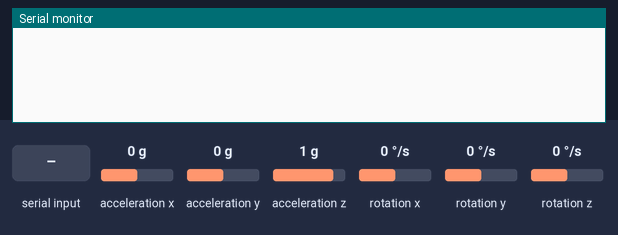
The sketch below on a simulated Arduino Uno, built with avr-gcc and run on an emulated ATmega328P. Shown: the last lines printed to the serial monitor. The test bench sets the inputs (shaded band); at power-on: acceleration x 0 g, acceleration y 0 g, acceleration z 1 g, rotation x 0 °/s, rotation y 0 °/s, rotation z 0 °/s.

Above: at 1.2 s.
1.3 s: "1\n" received over Serial
At 1.41 s:
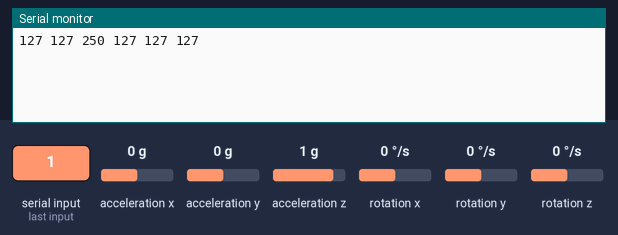
3.2 s: acceleration x set to -1.4 g
At 3.2 s:
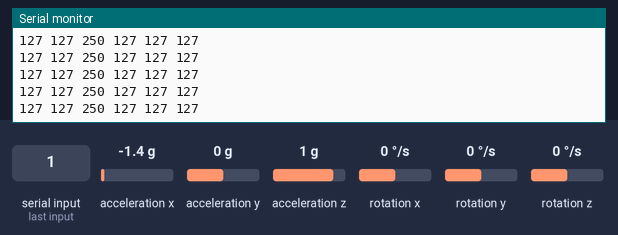
4.7 s: acceleration y set to -1.4 g
At 4.78 s:
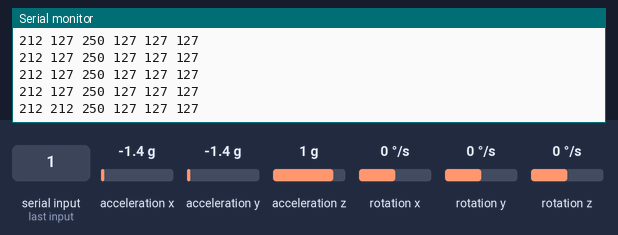
6.2 s: acceleration z set to -0.8 g
At 6.25 s:
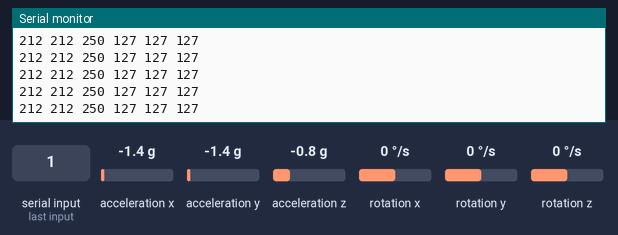
9.2 s: rotation x set to -192 °/s
At 9.2 s:
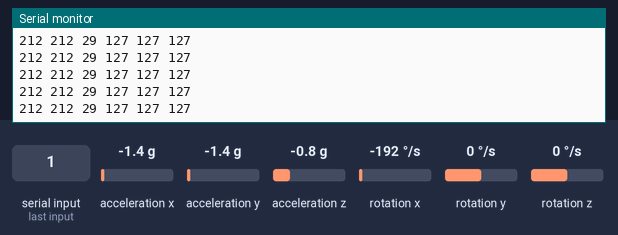
10.7 s: rotation y set to -192 °/s
At 10.78 s:
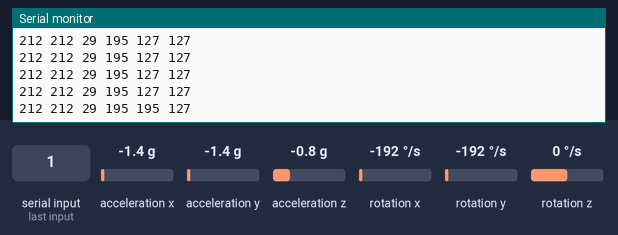

The sketch:

mpu6050seniorproject.ino
```cpp
#include "Wire.h"
#include "I2Cdev.h"
#include "MPU6050.h"

MPU6050 mpu;
int16_t ax, ay, az;
int16_t gx, gy, gz;

struct MyData {
  byte aX;
  byte aY;
  byte aZ;
  byte gX;
  byte gY;
  byte gZ;
};

MyData data;

void setup() {
  Serial.begin(9600);
  Wire.begin();
  Wire.setClock(40000); //400Hz, sets I2C clock
  mpu.initialize();

}

void loop() {
  if (Serial.available() > 0){
    mpu.getMotion6(&ax, &ay, &az, &gx, &gy, &gz);

    data.aX = map(ax, -17000, 17000, 0, 255);
    data.aY = map(ay, -17000, 17000, 0, 255);
    data.aZ = map(az, -17000, 17000, 0, 255);

    data.gX = map(gx, -17000, 17000, 0, 255);
    data.gY = map(gy, -17000, 17000, 0, 255);
    data.gZ = map(gz, -17000, 17000, 0, 255);

    //printing the data
    //structure: ax ay az gx gy gz
    Serial.print(data.aX); Serial.print(" ");
    Serial.print(data.aY); Serial.print(" ");
    Serial.print(data.aZ); Serial.print(" ");
    Serial.print(data.gX); Serial.print(" ");
    Serial.print(data.gY); Serial.print(" ");
    Serial.print(data.gZ); Serial.print(" ");
    Serial.print("\n");

    delay(100);
  }


}
```

Measured:
- after the input at 1.3 s, the serial monitor: prints a new line at once (image 1)
- after the input at 4.7 s, the serial monitor: prints a new line after 0.08 s (image 3)
- after the input at 10.7 s, the serial monitor: prints a new line after 0.07 s (image 6)
